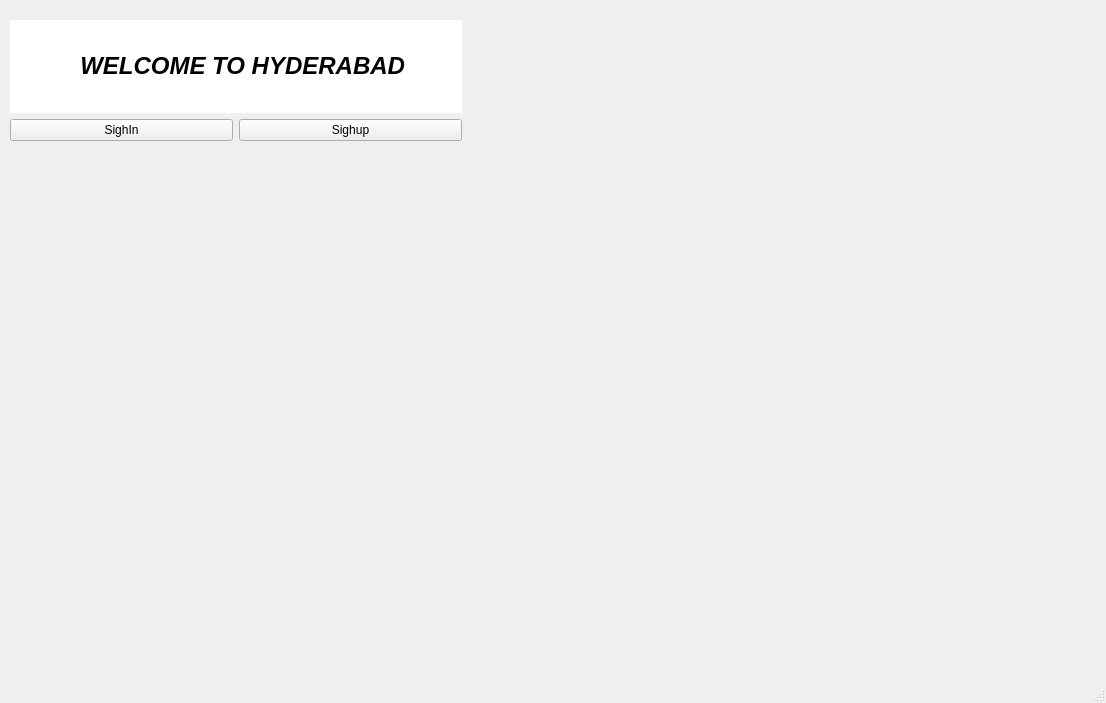
<?xml version="1.0" encoding="UTF-8"?>
<ui version="4.0">
 <class>sighin_up</class>
 <widget class="QMainWindow" name="sighin_up">
  <property name="geometry">
   <rect>
    <x>0</x>
    <y>0</y>
    <width>1106</width>
    <height>703</height>
   </rect>
  </property>
  <property name="baseSize">
   <size>
    <width>1920</width>
    <height>1080</height>
   </size>
  </property>
  <property name="windowTitle">
   <string>sighin_up</string>
  </property>
  <property name="styleSheet">
   <string notr="true">background-image: url(:/new/prefix1/images/3.jpg);</string>
  </property>
  <widget class="QWidget" name="centralwidget">
   <widget class="QWidget" name="layoutWidget">
    <property name="geometry">
     <rect>
      <x>10</x>
      <y>20</y>
      <width>452</width>
      <height>121</height>
     </rect>
    </property>
    <layout class="QVBoxLayout" name="verticalLayout">
     <item>
      <widget class="QLabel" name="label">
       <property name="styleSheet">
        <string notr="true">font: 8pt &quot;MS Shell Dlg 2&quot;;
background-color: rgb(255, 255, 255);
color: rgb(0, 0, 0);</string>
       </property>
       <property name="text">
        <string>&lt;!DOCTYPE HTML PUBLIC &quot;-//W3C//DTD HTML 4.0//EN&quot; &quot;http://www.w3.org/TR/REC-html40/strict.dtd&quot;&gt;
&lt;html&gt;&lt;head&gt;&lt;meta name=&quot;qrichtext&quot; content=&quot;1&quot; /&gt;&lt;style type=&quot;text/css&quot;&gt;
p, li { white-space: pre-wrap; }
&lt;/style&gt;&lt;/head&gt;&lt;body style=&quot; font-family:'MS Shell Dlg 2'; font-size:8pt; font-weight:400; font-style:normal;&quot;&gt;
&lt;p align=&quot;center&quot; dir='rtl' style=&quot; margin-top:12px; margin-bottom:12px; margin-left:0px; margin-right:0px; -qt-block-indent:0; text-indent:0px;&quot;&gt;&lt;span style=&quot; font-size:18pt; font-weight:600; font-style:italic;&quot;&gt;WELCOME TO HYDERABAD  &lt;/span&gt;&lt;/p&gt;&lt;/body&gt;&lt;/html&gt;</string>
       </property>
      </widget>
     </item>
     <item>
      <layout class="QHBoxLayout" name="horizontalLayout">
       <item>
        <widget class="QPushButton" name="pushButton_sighin">
         <property name="styleSheet">
          <string notr="true">color: rgb(0, 0, 0);
font: 10pt &quot;MS Shell Dlg 2&quot;;</string>
         </property>
         <property name="text">
          <string>SighIn</string>
         </property>
        </widget>
       </item>
       <item>
        <widget class="QPushButton" name="pushButton_sighup">
         <property name="styleSheet">
          <string notr="true">font: 8pt &quot;MS Shell Dlg 2&quot;;
font: 10pt &quot;MS Shell Dlg 2&quot;;
color: rgb(0, 0, 0);</string>
         </property>
         <property name="text">
          <string>Sighup</string>
         </property>
        </widget>
       </item>
      </layout>
     </item>
    </layout>
   </widget>
  </widget>
  <widget class="QMenuBar" name="menubar">
   <property name="geometry">
    <rect>
     <x>0</x>
     <y>0</y>
     <width>1106</width>
     <height>25</height>
    </rect>
   </property>
  </widget>
  <widget class="QStatusBar" name="statusbar"/>
 </widget>
 <resources/>
 <connections/>
</ui>
